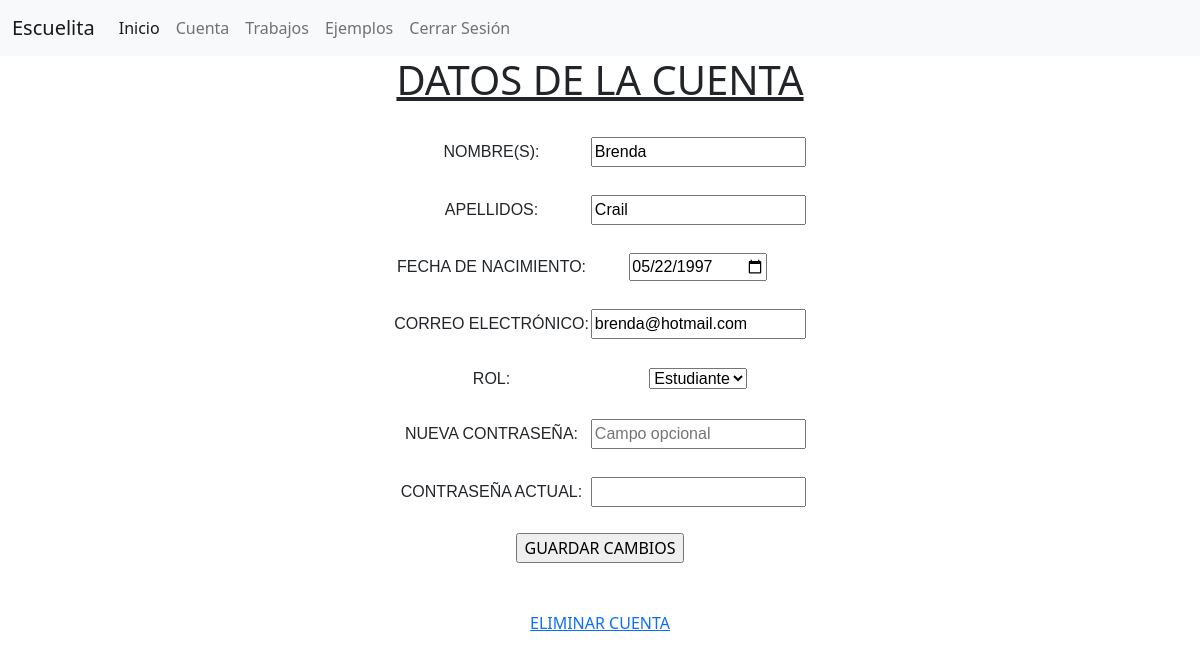
Page /cuenta.php (signed in) on the committed database.
### tables this page shows
CREATE TABLE `usuario` (
  `id` int(9) NOT NULL,
  `nombre` varchar(40) NOT NULL,
  `apellidos` varchar(50) NOT NULL,
  `fecha_nac` date NOT NULL,
  `correo` varchar(40) NOT NULL,
  `contrasenia` varchar(20) NOT NULL,
  `rol` int(1) NOT NULL
);

### cuenta.php (the view, shortened to what this page needs)
<?php
	$correo = $_SESSION['correo'];
	include("conectar_bd.php");
	$consulta="SELECT * FROM usuario WHERE correo='$correo'";
	$resultado=mysqli_query($conexion, $consulta);
	$filas=mysqli_fetch_array($resultado);
	$dato1 = $filas['nombre'];
	$dato2 = $filas['apellidos'];
	$dato3 = $filas['fecha_nac'];
	$dato5 = $filas['correo'];
	$dato6 = $filas['rol'];
?>
<!DOCTYPE html>
<html>
	<head>
			<?php include 'sections/header.php'?>
	</head>
	<body>
		<?php
			if($dato6 == 2){
				include 'sections/navdentro.php';
			}else{include 'sections/navestudiante.php';
			}
		?>
		<form action="modificar_perfil.php" method="post" align="center">
	       		<h1><u>DATOS DE LA CUENTA</u></h1><br>
			<font face="Arial">
				<table align="center">
					<tr>
						<td><label>NOMBRE(S):</label></td>
						<td><input type="text" name="nombre" title="Solo tu(s) nombre(s), sin apellidos" value="<?php echo $dato1;?>" required></td>
					</tr>
					<tr>
						<td>&nbsp;</td>
					</tr>
					<tr>
						<td><label>APELLIDOS:</label></td>
	       					<td><input type="text" name="apellidos" title="Primero tu apellido paterno, seguido de tu apellido materno" value="<?php echo $dato2;?>" required></td>
					</tr>
					<tr>
						<td>&nbsp;</td>
					</tr>
					<tr>
						<td><label>FECHA DE NACIMIENTO:</label></td>
						<td><input type="date" name="fecha_nac" value="<?php echo $dato3;?>" required></td>
					</tr>
					<tr>
						<td>&nbsp;</td>
					</tr>
					<tr>
						<td><label>CORREO ELECTR&Oacute;NICO:</label></td>
	       					<td><input type="email" name="correo" title="No puedes modificar tu correo" value="<?php echo $dato5;?>" readonly></td>
					</tr>
					<tr>
						<td>&nbsp;</td>
					</tr>
					<tr>
						<td><label>ROL:</label></td>
						<td>
							<?php
								if($dato6 == 2){
							?>
									<select name="rol" size="1" required>
  										<option value="2" selected>Profesor</option>
						  			 </select>
								<?php }else{ ?>
									<select name="rol" size="1" required>
  										<option value="3" selected>Estudiante</option>
						  			</select>
								<?php } ?>
						</td>
					</tr>
					<tr>
						<td>&nbsp;</td>
					</tr>
					<tr>
						<td><label>NUEVA CONTRASE&Ntilde;A:</label></td>
	       					<td><input type="password" name="nuevaContrasenia" placeholder="Campo opcional"></td>
					</tr>
					<tr>
						<td>&nbsp;</td>
					</tr>
					<tr>
						<td><label>CONTRASE&Ntilde;A ACTUAL:</label></td>
	       					<td><input type="password" name="contrasenia" required></td>
					</tr>
				</table>
			</font>
			<br><input type="submit" name="enviar" value="GUARDAR CAMBIOS"><br><br><br>
			<a href="eliminar_cuenta.php?id=<?php echo $filas['correo']?>" onclick="return ConfirmDelete()">ELIMINAR CUENTA</a>
        	</form>
    	</body>
</html>

### rows in the picture
usuario: nombre "Brenda", apellidos "Crail", fecha_nac "05/22/1997", correo "brenda@hotmail.com"
